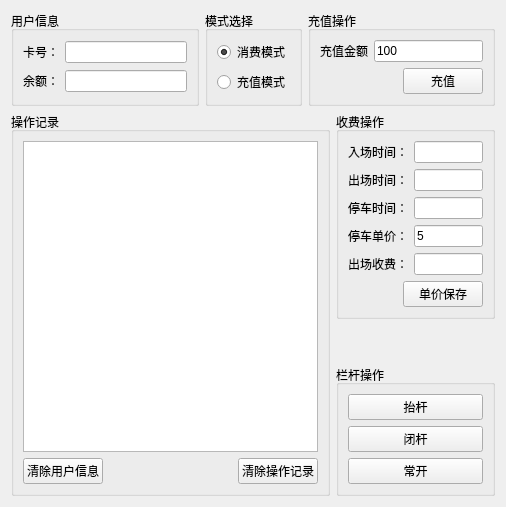
              <widget class="QWidget" name="tab_ETC_App">
               <attribute name="title">
                <string>应用*</string>
               </attribute>
               <layout class="QHBoxLayout" name="horizontalLayout_75">
                <item>
                 <layout class="QVBoxLayout" name="verticalLayout_60">
                  <item>
                   <layout class="QHBoxLayout" name="horizontalLayout_59">
                    <item>
                     <widget class="QGroupBox" name="groupBox_15">
                      <property name="title">
                       <string>用户信息</string>
                      </property>
                      <layout class="QHBoxLayout" name="horizontalLayout_58">
                       <item>
                        <layout class="QGridLayout" name="gridLayout_2">
                         <item row="0" column="0">
                          <widget class="QLabel" name="label_25">
                           <property name="text">
                            <string>卡号：</string>
                           </property>
                          </widget>
                         </item>
                         <item row="1" column="1">
                          <widget class="QLineEdit" name="ETC_lineEdit_Mess_Money">
                           <property name="readOnly">
                            <bool>true</bool>
                           </property>
                          </widget>
                         </item>
                         <item row="0" column="1">
                          <widget class="QLineEdit" name="ETC_lineEdit_Mess_Card">
                           <property name="text">
                            <string/>
                           </property>
                           <property name="readOnly">
                            <bool>true</bool>
                           </property>
                          </widget>
                         </item>
                         <item row="1" column="0">
                          <widget class="QLabel" name="label_26">
                           <property name="text">
                            <string>余额：</string>
                           </property>
                          </widget>
                         </item>
                        </layout>
                       </item>
                      </layout>
                     </widget>
                    </item>
                    <item>
                     <widget class="QGroupBox" name="groupBox_42">
                      <property name="title">
                       <string>模式选择</string>
                      </property>
                      <layout class="QHBoxLayout" name="horizontalLayout_47">
                       <item>
                        <layout class="QVBoxLayout" name="verticalLayout_36">
                         <item>
                          <widget class="QRadioButton" name="ETC_radioButton_App_Down">
                           <property name="text">
                            <string>消费模式</string>
                           </property>
                           <property name="checked">
                            <bool>true</bool>
                           </property>
                          </widget>
                         </item>
                         <item>
                          <widget class="QRadioButton" name="ETC_radioButton_App_Up">
                           <property name="text">
                            <string>充值模式</string>
                           </property>
                          </widget>
                         </item>
                        </layout>
                       </item>
                      </layout>
                     </widget>
                    </item>
                    <item>
                     <widget class="QGroupBox" name="groupBox_18">
                      <property name="sizePolicy">
                       <sizepolicy hsizetype="Preferred" vsizetype="Fixed">
                        <horstretch>0</horstretch>
                        <verstretch>0</verstretch>
                       </sizepolicy>
                      </property>
                      <property name="title">
                       <string>充值操作</string>
                      </property>
                      <layout class="QHBoxLayout" name="horizontalLayout_73">
                       <item>
                        <layout class="QVBoxLayout" name="verticalLayout_32">
                         <item>
                          <layout class="QHBoxLayout" name="horizontalLayout_69">
                           <property name="sizeConstraint">
                            <enum>QLayout::SetFixedSize</enum>
                           </property>
                           <item>
                            <widget class="QLabel" name="label_28">
                             <property name="sizePolicy">
                              <sizepolicy hsizetype="Preferred" vsizetype="Maximum">
                               <horstretch>0</horstretch>
                               <verstretch>0</verstretch>
                              </sizepolicy>
                             </property>
                             <property name="text">
                              <string>充值金额</string>
                             </property>
                            </widget>
                           </item>
                           <item>
                            <widget class="QLineEdit" name="ETC_lineEdit_Up_Money">
                             <property name="text">
                              <string>100</string>
                             </property>
                            </widget>
                           </item>
                          </layout>
                         </item>
                         <item>
                          <layout class="QHBoxLayout" name="horizontalLayout_70">
                           <item>
                            <spacer name="horizontalSpacer_24">
                             <property name="orientation">
                              <enum>Qt::Horizontal</enum>
                             </property>
                             <property name="sizeHint" stdset="0">
                              <size>
                               <width>40</width>
                               <height>20</height>
                              </size>
                             </property>
                            </spacer>
                           </item>
                           <item>
                            <widget class="QPushButton" name="ETC_pushButton_Up">
                             <property name="text">
                              <string>充值</string>
                             </property>
                            </widget>
                           </item>
                          </layout>
                         </item>
                        </layout>
                       </item>
                      </layout>
                     </widget>
                    </item>
                   </layout>
                  </item>
                  <item>
                   <layout class="QHBoxLayout" name="horizontalLayout_74" stretch="2,1">
                    <item>
                     <widget class="QGroupBox" name="groupBox_16">
                      <property name="title">
                       <string>操作记录</string>
                      </property>
                      <layout class="QHBoxLayout" name="horizontalLayout_62">
                       <item>
                        <layout class="QVBoxLayout" name="verticalLayout_30">
                         <item>
                          <widget class="QListWidget" name="ETC_listWidget_App_Data"/>
                         </item>
                         <item>
                          <layout class="QHBoxLayout" name="horizontalLayout_61">
                           <item>
                            <widget class="QPushButton" name="ETC_pushButton_B_Del_Uaer">
                             <property name="text">
                              <string>清除用户信息</string>
                             </property>
                            </widget>
                           </item>
                           <item>
                            <spacer name="horizontalSpacer_20">
                             <property name="orientation">
                              <enum>Qt::Horizontal</enum>
                             </property>
                             <property name="sizeHint" stdset="0">
                              <size>
                               <width>40</width>
                               <height>20</height>
                              </size>
                             </property>
                            </spacer>
                           </item>
                           <item>
                            <widget class="QPushButton" name="ETC_pushButton_APP_Del">
                             <property name="text">
                              <string>清除操作记录</string>
                             </property>
                            </widget>
                           </item>
                          </layout>
                         </item>
                        </layout>
                       </item>
                      </layout>
                     </widget>
                    </item>
                    <item>
                     <layout class="QVBoxLayout" name="verticalLayout_35" stretch="1,1,2">
                      <item>
                       <widget class="QGroupBox" name="groupBox_17">
                        <property name="title">
                         <string>收费操作</string>
                        </property>
                        <layout class="QHBoxLayout" name="horizontalLayout_71">
                         <item>
                          <layout class="QVBoxLayout" name="verticalLayout_27">
                           <item>
                            <layout class="QHBoxLayout" name="horizontalLayout_63">
                             <item>
                              <widget class="QLabel" name="label_29">
                               <property name="sizePolicy">
                                <sizepolicy hsizetype="Maximum" vsizetype="Preferred">
                                 <horstretch>0</horstretch>
                                 <verstretch>0</verstretch>
                                </sizepolicy>
                               </property>
                               <property name="text">
                                <string>入场时间：</string>
                               </property>
                              </widget>
                             </item>
                             <item>
                              <widget class="QLineEdit" name="ETC_lineEdit_Time_In">
                               <property name="readOnly">
                                <bool>true</bool>
                               </property>
                              </widget>
                             </item>
                            </layout>
                           </item>
                           <item>
                            <layout class="QHBoxLayout" name="horizontalLayout_64">
                             <item>
                              <widget class="QLabel" name="label_19">
                               <property name="sizePolicy">
                                <sizepolicy hsizetype="Preferred" vsizetype="Maximum">
                                 <horstretch>0</horstretch>
                                 <verstretch>0</verstretch>
                                </sizepolicy>
                               </property>
                               <property name="text">
                                <string>出场时间：</string>
                               </property>
                              </widget>
                             </item>
                             <item>
                              <widget class="QLineEdit" name="ETC_lineEdit_Time_Out">
                               <property name="readOnly">
                                <bool>true</bool>
                               </property>
                              </widget>
                             </item>
                            </layout>
                           </item>
                           <item>
                            <layout class="QHBoxLayout" name="horizontalLayout_65">
                             <item>
                              <widget class="QLabel" name="label_31">
                               <property name="text">
                                <string>停车时间：</string>
                               </property>
                              </widget>
                             </item>
                             <item>
                              <widget class="QLineEdit" name="ETC_lineEdit_Time_Stop">
                               <property name="readOnly">
                                <bool>true</bool>
                               </property>
                              </widget>
                             </item>
                            </layout>
                           </item>
                           <item>
                            <layout class="QHBoxLayout" name="horizontalLayout_66">
                             <item>
                              <widget class="QLabel" name="label_33">
                               <property name="text">
                                <string>停车单价：</string>
                               </property>
                              </widget>
                             </item>
                             <item>
                              <widget class="QLineEdit" name="ETC_lineEdit_Money_Stop">
                               <property name="text">
                                <string>5</string>
                               </property>
                               <property name="placeholderText">
                                <string> 元/分钟(高于24S按一分钟计算)</string>
                               </property>
                              </widget>
                             </item>
                            </layout>
                           </item>
                           <item>
                            <layout class="QHBoxLayout" name="horizontalLayout_68">
                             <item>
                              <widget class="QLabel" name="label_27">
                               <property name="text">
                                <string>出场收费：</string>
                               </property>
                              </widget>
                             </item>
                             <item>
                              <widget class="QLineEdit" name="ETC_lineEdit_Money_Out">
                               <property name="readOnly">
                                <bool>true</bool>
                               </property>
                              </widget>
                             </item>
                            </layout>
                           </item>
                           <item>
                            <layout class="QHBoxLayout" name="horizontalLayout_67">
                             <item>
                              <spacer name="horizontalSpacer_21">
                               <property name="orientation">
                                <enum>Qt::Horizontal</enum>
                               </property>
                               <property name="sizeHint" stdset="0">
                                <size>
                                 <width>40</width>
                                 <height>20</height>
                                </size>
                               </property>
                              </spacer>
                             </item>
                             <item>
                              <widget class="QPushButton" name="ETC_pushButton_Money_Save">
                               <property name="text">
                                <string>单价保存</string>
                               </property>
                              </widget>
                             </item>
                            </layout>
                           </item>
                          </layout>
                         </item>
                        </layout>
                       </widget>
                      </item>
                      <item>
                       <spacer name="verticalSpacer_3">
                        <property name="orientation">
                         <enum>Qt::Vertical</enum>
                        </property>
                        <property name="sizeType">
                         <enum>QSizePolicy::Expanding</enum>
                        </property>
                        <property name="sizeHint" stdset="0">
                         <size>
                          <width>20</width>
                          <height>40</height>
                         </size>
                        </property>
                       </spacer>
                      </item>
                      <item>
                       <widget class="QGroupBox" name="groupBox_19">
                        <property name="title">
                         <string>栏杆操作</string>
                        </property>
                        <layout class="QHBoxLayout" name="horizontalLayout_72">
                         <item>
                          <layout class="QVBoxLayout" name="verticalLayout_31">
                           <item>
                            <widget class="QPushButton" name="ETC_pushButton_ON">
                             <property name="sizePolicy">
                              <sizepolicy hsizetype="Minimum" vsizetype="Preferred">
                               <horstretch>0</horstretch>
                               <verstretch>0</verstretch>
                              </sizepolicy>
                             </property>
                             <property name="text">
                              <string>抬杆</string>
                             </property>
                            </widget>
                           </item>
                           <item>
                            <widget class="QPushButton" name="ETC_pushButton_OFF">
                             <property name="sizePolicy">
                              <sizepolicy hsizetype="Minimum" vsizetype="Preferred">
                               <horstretch>0</horstretch>
                               <verstretch>0</verstretch>
                              </sizepolicy>
                             </property>
                             <property name="text">
                              <string>闭杆</string>
                             </property>
                            </widget>
                           </item>
                           <item>
                            <widget class="QPushButton" name="ETC_pushButton_Open">
                             <property name="sizePolicy">
                              <sizepolicy hsizetype="Minimum" vsizetype="Preferred">
                               <horstretch>0</horstretch>
                               <verstretch>0</verstretch>
                              </sizepolicy>
                             </property>
                             <property name="text">
                              <string>常开</string>
                             </property>
                            </widget>
                           </item>
                          </layout>
                         </item>
                        </layout>
                       </widget>
                      </item>
                     </layout>
                    </item>
                   </layout>
                  </item>
                 </layout>
                </item>
               </layout>
              </widget>
